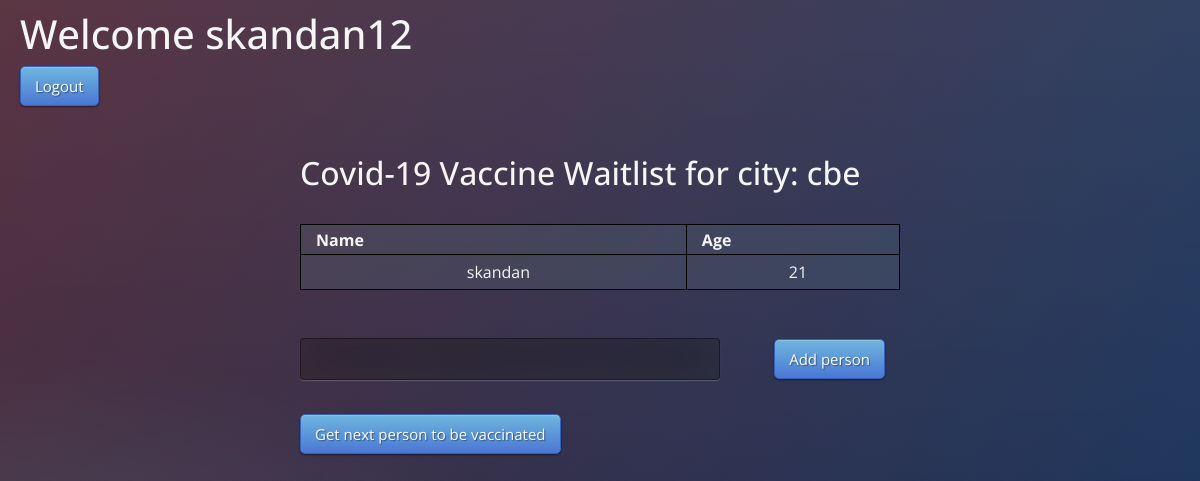
The page /home (signed in) on the database as committed earlier.
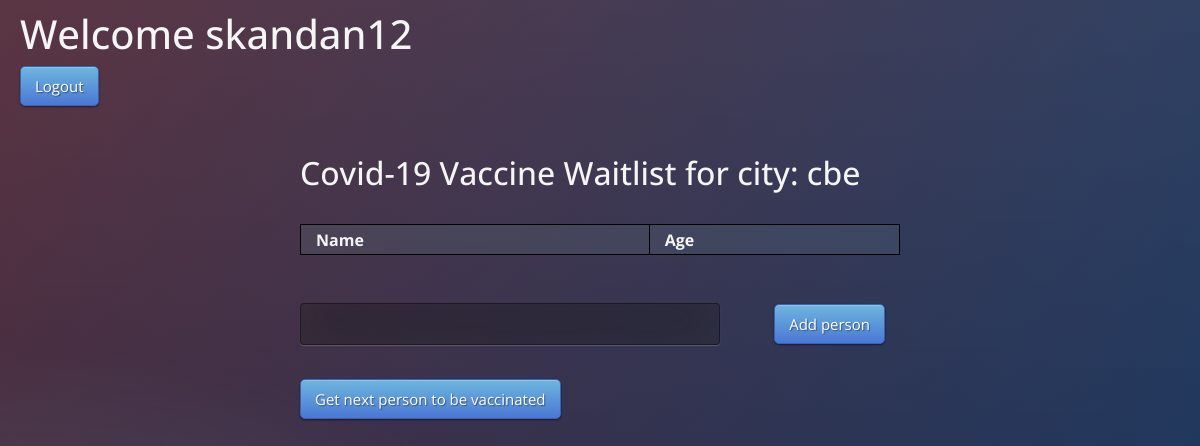
The same page on the database as committed later.
### app.py (models this page shows, shortened)
class User(UserMixin,db.Model):
    id = db.Column(db.Integer, primary_key=True)
    username = db.Column(db.String(15), unique=True)
    email = db.Column(db.String(50), unique=True)
    password = db.Column(db.String(80))
    city = db.Column(db.String(25))

class Lists(db.Model):
    id = db.Column(db.Integer, primary_key = True)
    content = db.Column(db.String(200),nullable=False)
    priority = db.Column(db.Integer,nullable=False)
    city = db.Column(db.String(25),nullable=False)

### app.py (the view, shortened to what this page needs)
@app.route('/home', methods=['POST','GET'])
@login_required
def insertHome():
    delv = heap.extractMax()
    while(delv!=None):
        delv=heap.extractMax()
    list = Lists.query.order_by(Lists.id).all()
    values=[]
    neededlist=[]
    priorities=[]
    for i in list:
        if(i.city==current_user.city):
            neededlist.append(i)
            values.append(i.content)
            priorities.append(i.priority)
    if request.method == 'POST':
        sent_elem = request.form['content']
        v,p=0,0
        try:
            v,p=map(str,sent_elem.split())
        except:
            return "Please enter space seperated values while inserting a value"
        heap.insert(int(p),v)
        new_val =Lists(content=v,priority=p,city=current_user.city)
        try:
            db.session.add(new_val)
            db.session.commit()
            return redirect('/home')
        except:
            return 'Error'
    else:
        list = Lists.query.order_by(Lists.id).all()
        values=[]
        neededlist=[]
        priorities=[]
        global flag
        for i in list:
            if(i.city==current_user.city):
                neededlist.append(i)
                values.append(i.content)
                priorities.append(i.priority)
                if flag == 0:
                    heap.insert(i.priority,i.content)
        flag = 1
        print("Values are",values,"Priorities are",priorities)
        return render_template('home.html',name=current_user.username ,city=current_user.city,items = neededlist,delv=request.args.get('delv'))

### Heap.py (called while the page is built, shortened)
    def parent(self, pos):
        if pos == 0:
            return pos
        return (pos - 1) // 2

    def isLeaf(self, pos):
        if pos > ((self.size // 2) - 1) and pos <= self.size:
            return True
        return False

    def insert(self, element,value):
        if self.size >= self.maxsize:
            return
        self.Heap[self.size] = element
        self.Heap_Name[self.size] = value
        current = self.size
        while (self.Heap[current] > self.Heap[self.parent(current)]):
                self.Heap[current],self.Heap[self.parent(current)]=(self.Heap[self.parent(current)],self.Heap[current])
                self.Heap_Name[current],self.Heap_Name[self.parent(current)]=(self.Heap_Name[self.parent(current)],self.Heap_Name[current])
                current = self.parent(current)
        self.size += 1

    def extractMax(self):
        if(self.size==0):
            return None
        popped = self.Heap[0]
        popped2 = self.Heap_Name[0]
        self.Heap[0] = self.Heap[self.size-1]
        self.Heap_Name[0] = self.Heap_Name[self.size-1]
        self.Heap[self.size-1]=0
        self.Heap_Name[self.size-1]=0
        self.size -= 1
        pos=0
        return popped

### app.py (called while the page is built)
@login_manager.user_loader
def load_user(user_id):
    global flag
    flag=0
    return User.query.get(int(user_id))

### templates/home.html (shortened to what this page needs)
{% extends 'base.html' %}
{% block body %}
<div class="header">
    <h1>Welcome {{ name }} </h1>
    <a href="{{ url_for('logout') }}" class="btn btn-primary btn-large">Logout</a>
</div>
<br>
<br>
<div class ="content">
    <h2>Covid-19 Vaccine Waitlist for city: {{ city }}</h2>
    <br>
    <table>
        <tr>
            <th>Name</th>
            <th>Age</th>
        </tr>
        <tr>
        {% for item in items %}
            <td>{{ item.content }}</td>
            <td>{{ item.priority }}</td>
        </tr>
        {% endfor %}
    </table>
    <br><br>
    <form actions='/' method="POST">
        <input class="addPerson" type="text" name="content" id="content">
        <button type="submit" class="btn btn-primary btn-large btnp " value="Add person">Add person</button>
        <br><br>
        <a href="/delete" class="btn btn-primary btn-large">Get next person to be vaccinated </a>
    </form>
</div>
{% endblock %}

### templates/base.html (shortened to what this page needs)
<!DOCTYPE html>
<html lang="en">
<head>
    <link rel="stylesheet" href="{{ url_for('static', filename='css/main.css') }}">
    <link href="https://cdn.jsdelivr.net/npm/bootstrap@5.0.0-beta3/dist/css/bootstrap.min.css" rel="stylesheet">
</head>
<body>
    {% block body  %}
    {% endblock  %}
</body>
</html>

### static/css/main.css (style rules this page uses)
body, html { margin: 0; font-family: sans-serif; }
.content { margin: 0 auto; width: 400px; }
table, td, th { border: 1px solid #aaa; }
table { border-collapse: collapse; width: 100%; }
th { height: 30px; }
#content { width: 70%; }

Rows that differ between the two databases and show on the page:
removed Lists: content "skandan", priority "21"
